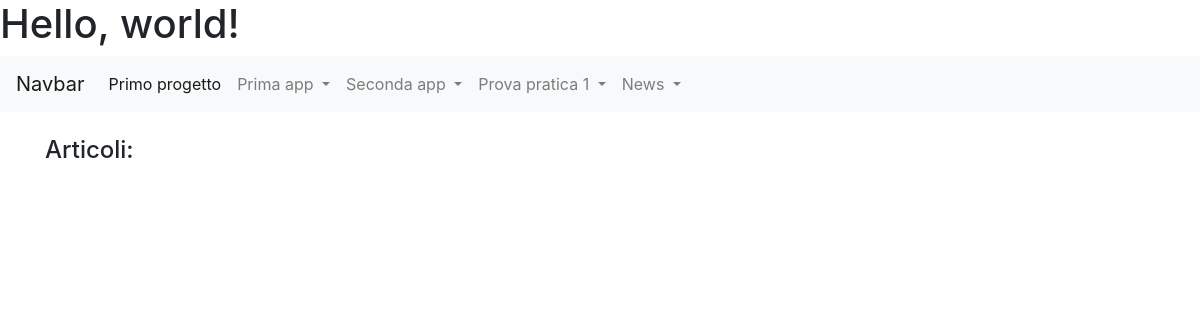
Before: /news/lista_articoli/ with the older database file.
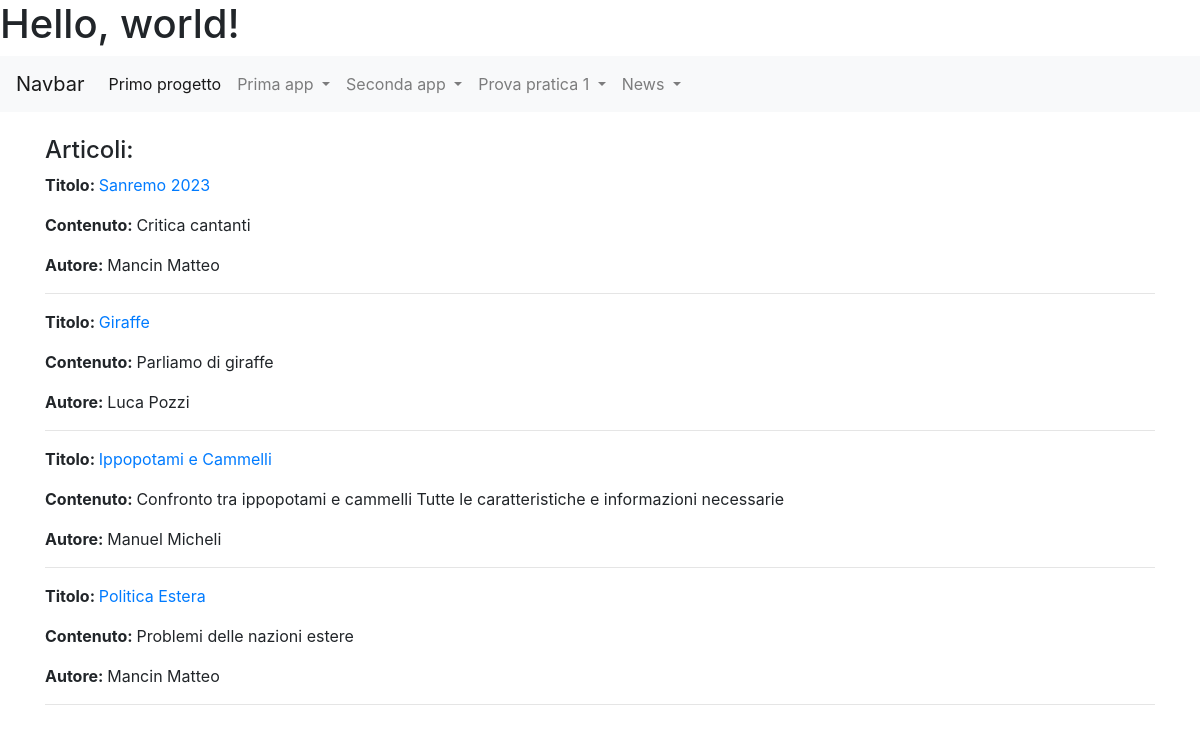
After: the same page with the newer database file.
### news/models.py (models this page shows, shortened)
class Articolo(models.Model):
  titolo=models.CharField(max_length=100)
  contenuto=models.TextField()
  giornalista=models.ForeignKey(Giornalista, on_delete=models.CASCADE, related_name="articoli")
  class Meta:
    verbose_name="Articolo"
    verbose_name_plural="Articoli"

class Giornalista(models.Model):
  nome=models.CharField(max_length=20)
  cognome=models.CharField(max_length=20)
  def __str__(self):
    return self.nome+" "+self.cognome
  class Meta:
    verbose_name="Giornalista"
    verbose_name_plural="Giornalisti"

### news/views.py (the view)
# urls.py: path('lista_articoli/',ArticoloListView.as_view(),name="lista_articoli"),
class ArticoloListView(ListView):
    model=Articolo
    template_name="lista_articoli.html"
    def get_context_data(self,**kwargs):
        context=super().get_context_data(**kwargs)
        context['articoli']=Articolo.objects.all()
        return context

### news/templates/lista_articoli.html (shortened to what this page needs)
{% extends 'base.html' %}
{% block content %}
<h4>Articoli:</h4>
{% for articolo in articoli %}
<p><strong>Titolo: </strong><a href="/news/articoli/{{articolo.id}}">{{articolo.titolo}}</a></p>
<p><strong>Contenuto: </strong>{{articolo.contenuto}}</p>
<p><strong>Autore: </strong>{{articolo.giornalista}}</p>
<hr>
{% endfor %}
{% endblock content %}

### templates/base.html (shortened to what this page needs)
{% load static %}
<!doctype html>
<html lang="en">
  <head>
    <link rel="stylesheet" href="https://cdn.jsdelivr.net/npm/bootstrap@4.5.3/dist/css/bootstrap.min.css">
  </head>
  <body>
    <h1>Hello, world!</h1>
    <nav class="navbar navbar-expand-lg navbar-light bg-light">
        <a class="navbar-brand" href="#">Navbar</a>
        <div class="collapse navbar-collapse" id="navbarSupportedContent">
          <ul class="navbar-nav mr-auto">
            <li class="nav-item active">
              <a class="nav-link" href="#">Primo progetto <span class="sr-only">(current)</span></a>
            </li>
            <li class="nav-item dropdown">
              <a class="nav-link dropdown-toggle" href="#" id="navbarDropdown" role="button" data-toggle="dropdown" aria-haspopup="true" aria-expanded="false">
                Prima app
              </a>
              </li>
              <li class="nav-item dropdown">
                <a class="nav-link dropdown-toggle" href="#" id="navbarDropdown" role="button" data-toggle="dropdown" aria-haspopup="true" aria-expanded="false">
                  Seconda app
                </a>
                </li>
                <li class="nav-item dropdown">
                  <a class="nav-link dropdown-toggle" href="#" id="navbarDropdown" role="button" data-toggle="dropdown" aria-haspopup="true" aria-expanded="false">
                    Prova pratica 1
                  </a>
                  </li>
                  <li class="nav-item dropdown">
                    <a class="nav-link dropdown-toggle" href="#" id="navbarDropdown" role="button" data-toggle="dropdown" aria-haspopup="true" aria-expanded="false">
                      News
                    </a>
                    </li>
          </ul>
        </div>
      </nav>
      <div class="container my-4">
        {% block content %}
        {% endblock content %}
      </div>
  </body>
</html>

Changed rows visible on the page:
added Articolo: titolo "Sanremo 2023", contenuto "Critica cantanti", giornalista "Mancin Matteo"
added Articolo: titolo "Giraffe", contenuto "Parliamo di giraffe", giornalista "Luca Pozzi"
added Articolo: titolo "Ippopotami e Cammelli", contenuto "Confronto tra ippopotami e cammelli Tutte le caratteristiche e informazioni necessarie", giornalista "Manuel Micheli"
added Articolo: titolo "Politica Estera", contenuto "Problemi delle nazioni estere", giornalista "Mancin Matteo"
